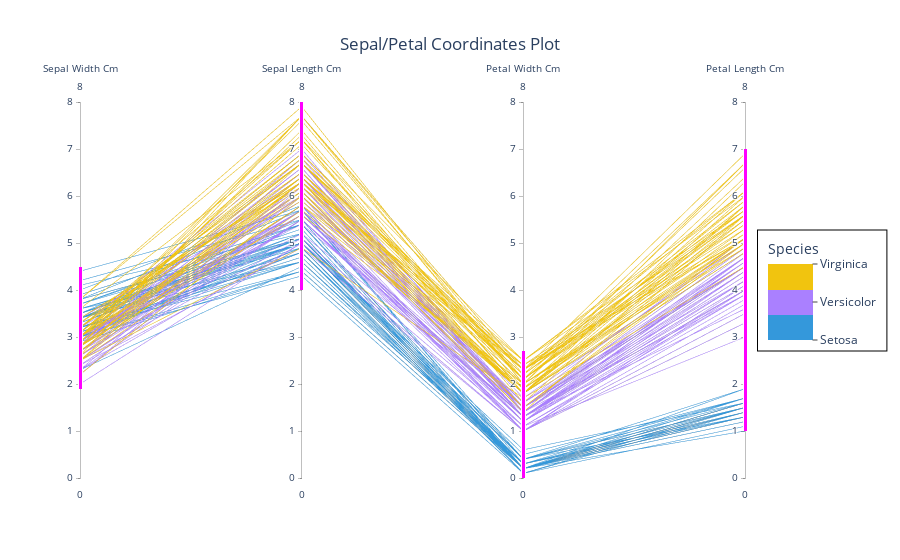

Write notebook code for a chart like this one.
### Code cell
#creating coordinate figure
fig4=go.Figure(data=go.Parcoords(
                        #customizing
                        line=dict(
                        color=df.Species.astype('category').cat.codes,
                        colorscale=[[0,'rgb(52, 152, 219)'],[0.33,'rgb(52, 152, 219)'],
                                    [0.33,'rgb(170, 128, 255)'],[0.66,'rgb(170, 128, 255)'],
                                    [0.66,'rgb(241, 196, 15)'],[1,'rgb(241, 196, 15)']],
                        colorbar=dict(title='Species', thickness=45,
                                  tickvals=[0,1,2], ticktext=['Setosa', 'Versicolor', 'Virginica'],
                                  lenmode='pixels', len=120, bordercolor='#000', borderwidth=1,
                                  ticks='outside')),
                        #setting dimensions represented in the plot
                        dimensions=list([
                                    dict(range=[0,8],
                                    constraintrange=[1.9,4.5],
                                    label='Sepal Width Cm', values=df.SepalWidthCm),
                                    dict(range=[0,8],
                                    constraintrange=[4,8],
                                    label='Sepal Length Cm', values=df.SepalLengthCm),
                                    dict(range=[0,8],
                                    constraintrange=[0,2.7],
                                    label='Petal Width Cm', values=df.PetalWidthCm),
                                    dict(range=[0,8],
                                    constraintrange=[1,7],
                                    label='Petal Length Cm', values=df.PetalLengthCm)
                                    ])
))
#customizing layout
fig4.update_layout(template='plotly_white', title_text='Sepal/Petal Coordinates Plot', title_x=0.5)
#showing figure
fig4.show()

### Figure 1 — Plotly figure (JSON) as saved in the notebook; plotly's stock layout.template omitted (floating-point values rounded to 4 significant figures; data arrays with more than 128 entries replaced by an {"elided": "..."} marker saying what was removed)
{"data": [{"dimensions": [{"constraintrange": [1.9, 4.5], "label": "Sepal Width Cm", "range": [0, 8], "values": {"elided": "150 float values"}}, {"constraintrange": [4, 8], "label": "Sepal Length Cm", "range": [0, 8], "values": {"elided": "150 float values"}}, {"constraintrange": [0, 2.7], "label": "Petal Width Cm", "range": [0, 8], "values": {"elided": "150 float values"}}, {"constraintrange": [1, 7], "label": "Petal Length Cm", "range": [0, 8], "values": {"elided": "150 float values"}}], "line": {"color": {"elided": "150 int values"}, "colorbar": {"bordercolor": "#000", "borderwidth": 1, "len": 120, "lenmode": "pixels", "thickness": 45, "ticks": "outside", "ticktext": ["Setosa", "Versicolor", "Virginica"], "tickvals": [0, 1, 2], "title": {"text": "Species"}}, "colorscale": [[0, "rgb(52, 152, 219)"], [0.33, "rgb(52, 152, 219)"], [0.33, "rgb(170, 128, 255)"], [0.66, "rgb(170, 128, 255)"], [0.66, "rgb(241, 196, 15)"], [1, "rgb(241, 196, 15)"]]}, "type": "parcoords"}], "layout": {"title": {"text": "Sepal/Petal Coordinates Plot", "x": 0.5}}}
